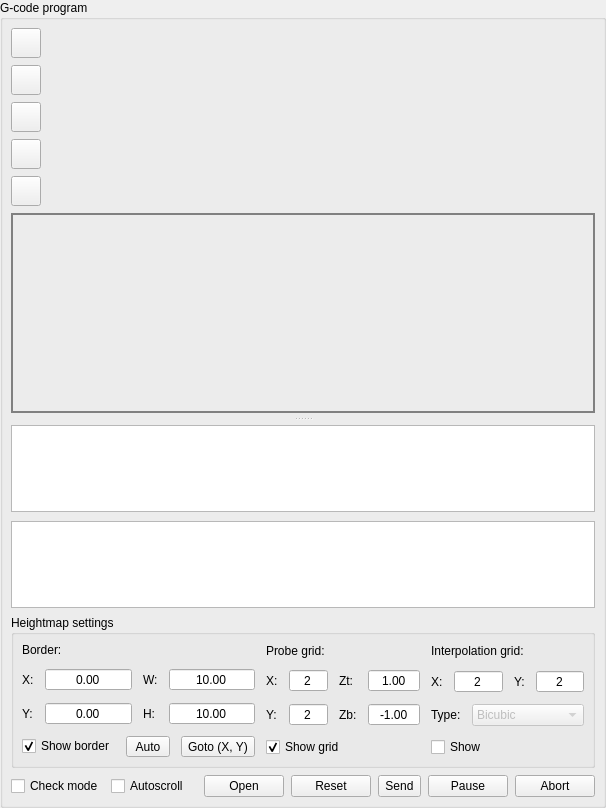
     <widget class="QGroupBox" name="grpProgram">
      <property name="title">
       <string>G-code program</string>
      </property>
      <property name="flat">
       <bool>false</bool>
      </property>
      <layout class="QVBoxLayout" name="verticalLayout_17" stretch="0,0,0,0,0,1,0,0">
       <property name="spacing">
        <number>7</number>
       </property>
       <property name="leftMargin">
        <number>8</number>
       </property>
       <property name="topMargin">
        <number>8</number>
       </property>
       <property name="rightMargin">
        <number>8</number>
       </property>
       <property name="bottomMargin">
        <number>8</number>
       </property>
       <item>
        <widget class="QToolButton" name="cmdIsometric">
         <property name="minimumSize">
          <size>
           <width>30</width>
           <height>30</height>
          </size>
         </property>
         <property name="toolTip">
          <string>Isometric view</string>
         </property>
         <property name="text">
          <string/>
         </property>
         <property name="icon">
          <iconset resource="images.qrc">
           <normaloff>:/images/cube.png</normaloff>:/images/cube.png</iconset>
         </property>
         <property name="iconSize">
          <size>
           <width>20</width>
           <height>20</height>
          </size>
         </property>
        </widget>
       </item>
       <item>
        <widget class="QToolButton" name="cmdTop">
         <property name="minimumSize">
          <size>
           <width>30</width>
           <height>30</height>
          </size>
         </property>
         <property name="toolTip">
          <string>Top view</string>
         </property>
         <property name="text">
          <string/>
         </property>
         <property name="icon">
          <iconset resource="images.qrc">
           <normaloff>:/images/cubeTop.png</normaloff>:/images/cubeTop.png</iconset>
         </property>
         <property name="iconSize">
          <size>
           <width>20</width>
           <height>20</height>
          </size>
         </property>
        </widget>
       </item>
       <item>
        <widget class="QToolButton" name="cmdFront">
         <property name="minimumSize">
          <size>
           <width>30</width>
           <height>30</height>
          </size>
         </property>
         <property name="toolTip">
          <string>Front view</string>
         </property>
         <property name="text">
          <string/>
         </property>
         <property name="icon">
          <iconset resource="images.qrc">
           <normaloff>:/images/cubeFront.png</normaloff>:/images/cubeFront.png</iconset>
         </property>
         <property name="iconSize">
          <size>
           <width>20</width>
           <height>20</height>
          </size>
         </property>
        </widget>
       </item>
       <item>
        <widget class="QToolButton" name="cmdLeft">
         <property name="minimumSize">
          <size>
           <width>30</width>
           <height>30</height>
          </size>
         </property>
         <property name="toolTip">
          <string>Left view</string>
         </property>
         <property name="text">
          <string/>
         </property>
         <property name="icon">
          <iconset resource="images.qrc">
           <normaloff>:/images/cubeLeft.png</normaloff>:/images/cubeLeft.png</iconset>
         </property>
         <property name="iconSize">
          <size>
           <width>20</width>
           <height>20</height>
          </size>
         </property>
        </widget>
       </item>
       <item>
        <widget class="QToolButton" name="cmdFit">
         <property name="minimumSize">
          <size>
           <width>30</width>
           <height>30</height>
          </size>
         </property>
         <property name="toolTip">
          <string>Fit</string>
         </property>
         <property name="text">
          <string/>
         </property>
         <property name="icon">
          <iconset resource="images.qrc">
           <normaloff>:/images/fit_1.png</normaloff>:/images/fit_1.png</iconset>
         </property>
         <property name="iconSize">
          <size>
           <width>20</width>
           <height>20</height>
          </size>
         </property>
        </widget>
       </item>
       <item>
        <widget class="QSplitter" name="splitter">
         <property name="orientation">
          <enum>Qt::Vertical</enum>
         </property>
         <property name="handleWidth">
          <number>12</number>
         </property>
         <widget class="QWidget" name="frame" native="true">
          <property name="sizePolicy">
           <sizepolicy hsizetype="Preferred" vsizetype="Minimum">
            <horstretch>0</horstretch>
            <verstretch>0</verstretch>
           </sizepolicy>
          </property>
          <property name="minimumSize">
           <size>
            <width>0</width>
            <height>200</height>
           </size>
          </property>
          <property name="styleSheet">
           <string notr="true">border: 1px solid gray;</string>
          </property>
          <layout class="QVBoxLayout" name="verticalLayout_8">
           <property name="leftMargin">
            <number>1</number>
           </property>
           <property name="topMargin">
            <number>1</number>
           </property>
           <property name="rightMargin">
            <number>1</number>
           </property>
           <property name="bottomMargin">
            <number>1</number>
           </property>
           <item>
            <widget class="GLWidget" name="glwVisualizer" native="true"/>
           </item>
          </layout>
         </widget>
         <widget class="QWidget" name="layoutWidget">
          <layout class="QVBoxLayout" name="verticalLayout_7">
           <property name="spacing">
            <number>9</number>
           </property>
           <item>
            <widget class="QTableView" name="tblProgram">
             <property name="font">
              <font>
               <pointsize>9</pointsize>
              </font>
             </property>
             <property name="contextMenuPolicy">
              <enum>Qt::CustomContextMenu</enum>
             </property>
             <property name="editTriggers">
              <set>QAbstractItemView::AnyKeyPressed|QAbstractItemView::DoubleClicked|QAbstractItemView::EditKeyPressed|QAbstractItemView::SelectedClicked</set>
             </property>
             <property name="selectionMode">
              <enum>QAbstractItemView::ContiguousSelection</enum>
             </property>
             <property name="selectionBehavior">
              <enum>QAbstractItemView::SelectRows</enum>
             </property>
             <property name="gridStyle">
              <enum>Qt::DashLine</enum>
             </property>
             <attribute name="horizontalHeaderHighlightSections">
              <bool>false</bool>
             </attribute>
             <attribute name="horizontalHeaderMinimumSectionSize">
              <number>50</number>
             </attribute>
             <attribute name="verticalHeaderVisible">
              <bool>false</bool>
             </attribute>
            </widget>
           </item>
           <item>
            <widget class="QTableView" name="tblHeightMap">
             <property name="alternatingRowColors">
              <bool>true</bool>
             </property>
             <property name="selectionMode">
              <enum>QAbstractItemView::SingleSelection</enum>
             </property>
             <property name="gridStyle">
              <enum>Qt::DashLine</enum>
             </property>
             <attribute name="horizontalHeaderVisible">
              <bool>false</bool>
             </attribute>
             <attribute name="horizontalHeaderDefaultSectionSize">
              <number>60</number>
             </attribute>
             <attribute name="horizontalHeaderHighlightSections">
              <bool>false</bool>
             </attribute>
             <attribute name="verticalHeaderVisible">
              <bool>false</bool>
             </attribute>
            </widget>
           </item>
          </layout>
         </widget>
        </widget>
       </item>
       <item>
        <widget class="QGroupBox" name="grpHeightMapSettings">
         <property name="title">
          <string>Heightmap settings</string>
         </property>
         <layout class="QHBoxLayout" name="horizontalLayout_20" stretch="1,1,1">
          <property name="spacing">
           <number>11</number>
          </property>
          <property name="leftMargin">
           <number>8</number>
          </property>
          <property name="topMargin">
           <number>8</number>
          </property>
          <property name="rightMargin">
           <number>8</number>
          </property>
          <property name="bottomMargin">
           <number>8</number>
          </property>
          <item>
           <layout class="QVBoxLayout" name="verticalLayout_18">
            <item>
             <widget class="QLabel" name="label_5">
              <property name="text">
               <string>Border:</string>
              </property>
             </widget>
            </item>
            <item>
             <layout class="QGridLayout" name="gridLayout">
              <item row="0" column="0">
               <widget class="QLabel" name="label_6">
                <property name="text">
                 <string>X:</string>
                </property>
               </widget>
              </item>
              <item row="0" column="1">
               <widget class="QDoubleSpinBox" name="txtHeightMapBorderX">
                <property name="sizePolicy">
                 <sizepolicy hsizetype="Expanding" vsizetype="Fixed">
                  <horstretch>0</horstretch>
                  <verstretch>0</verstretch>
                 </sizepolicy>
                </property>
                <property name="locale">
                 <locale language="C" country="AnyCountry"/>
                </property>
                <property name="alignment">
                 <set>Qt::AlignCenter</set>
                </property>
                <property name="buttonSymbols">
                 <enum>QAbstractSpinBox::NoButtons</enum>
                </property>
                <property name="minimum">
                 <double>-999.000000000000000</double>
                </property>
                <property name="maximum">
                 <double>999.000000000000000</double>
                </property>
               </widget>
              </item>
              <item row="1" column="3">
               <widget class="QDoubleSpinBox" name="txtHeightMapBorderHeight">
                <property name="sizePolicy">
                 <sizepolicy hsizetype="Expanding" vsizetype="Fixed">
                  <horstretch>0</horstretch>
                  <verstretch>0</verstretch>
                 </sizepolicy>
                </property>
                <property name="locale">
                 <locale language="C" country="AnyCountry"/>
                </property>
                <property name="alignment">
                 <set>Qt::AlignCenter</set>
                </property>
                <property name="buttonSymbols">
                 <enum>QAbstractSpinBox::NoButtons</enum>
                </property>
                <property name="minimum">
                 <double>-999.000000000000000</double>
                </property>
                <property name="maximum">
                 <double>999.000000000000000</double>
                </property>
                <property name="value">
                 <double>10.000000000000000</double>
                </property>
               </widget>
              </item>
              <item row="1" column="2">
               <widget class="QLabel" name="label_9">
                <property name="text">
                 <string>H:</string>
                </property>
               </widget>
              </item>
              <item row="1" column="1">
               <widget class="QDoubleSpinBox" name="txtHeightMapBorderY">
                <property name="sizePolicy">
                 <sizepolicy hsizetype="Expanding" vsizetype="Fixed">
                  <horstretch>0</horstretch>
                  <verstretch>0</verstretch>
                 </sizepolicy>
                </property>
                <property name="locale">
                 <locale language="C" country="AnyCountry"/>
                </property>
                <property name="alignment">
                 <set>Qt::AlignCenter</set>
                </property>
                <property name="buttonSymbols">
                 <enum>QAbstractSpinBox::NoButtons</enum>
                </property>
                <property name="minimum">
                 <double>-999.000000000000000</double>
                </property>
                <property name="maximum">
                 <double>999.000000000000000</double>
                </property>
               </widget>
              </item>
              <item row="1" column="0">
               <widget class="QLabel" name="label_7">
                <property name="text">
                 <string>Y:</string>
                </property>
               </widget>
              </item>
              <item row="0" column="2">
               <widget class="QLabel" name="label_8">
                <property name="text">
                 <string>W:</string>
                </property>
               </widget>
              </item>
              <item row="0" column="3">
               <widget class="QDoubleSpinBox" name="txtHeightMapBorderWidth">
                <property name="sizePolicy">
                 <sizepolicy hsizetype="Expanding" vsizetype="Fixed">
                  <horstretch>0</horstretch>
                  <verstretch>0</verstretch>
                 </sizepolicy>
                </property>
                <property name="locale">
                 <locale language="C" country="AnyCountry"/>
                </property>
                <property name="alignment">
                 <set>Qt::AlignCenter</set>
                </property>
                <property name="buttonSymbols">
                 <enum>QAbstractSpinBox::NoButtons</enum>
                </property>
                <property name="minimum">
                 <double>-999.000000000000000</double>
                </property>
                <property name="maximum">
                 <double>999.000000000000000</double>
                </property>
                <property name="value">
                 <double>10.000000000000000</double>
                </property>
               </widget>
              </item>
             </layout>
            </item>
            <item>
             <layout class="QHBoxLayout" name="horizontalLayout_18">
              <item>
               <widget class="QCheckBox" name="chkHeightMapBorderShow">
                <property name="text">
                 <string>Show border</string>
                </property>
                <property name="checked">
                 <bool>true</bool>
                </property>
               </widget>
              </item>
              <item>
               <widget class="StyledToolButton" name="cmdHeightMapBorderAuto">
                <property name="minimumSize">
                 <size>
                  <width>44</width>
                  <height>18</height>
                 </size>
                </property>
                <property name="text">
                 <string>Auto</string>
                </property>
               </widget>
              </item>
              <item>
               <widget class="QToolButton" name="cmdHeightMapGotoXY">
                <property name="text">
                 <string>Goto (X, Y)</string>
                </property>
               </widget>
              </item>
             </layout>
            </item>
           </layout>
          </item>
          <item>
           <layout class="QVBoxLayout" name="verticalLayout_19">
            <item>
             <widget class="QLabel" name="label_10">
              <property name="text">
               <string>Probe grid:</string>
              </property>
             </widget>
            </item>
            <item>
             <layout class="QGridLayout" name="gridLayout_4">
              <item row="0" column="0">
               <widget class="QLabel" name="label_12">
                <property name="text">
                 <string>X:</string>
                </property>
               </widget>
              </item>
              <item row="0" column="1">
               <widget class="QDoubleSpinBox" name="txtHeightMapGridX">
                <property name="sizePolicy">
                 <sizepolicy hsizetype="Expanding" vsizetype="Fixed">
                  <horstretch>0</horstretch>
                  <verstretch>0</verstretch>
                 </sizepolicy>
                </property>
                <property name="locale">
                 <locale language="C" country="AnyCountry"/>
                </property>
                <property name="alignment">
                 <set>Qt::AlignCenter</set>
                </property>
                <property name="buttonSymbols">
                 <enum>QAbstractSpinBox::NoButtons</enum>
                </property>
                <property name="decimals">
                 <number>0</number>
                </property>
                <property name="minimum">
                 <double>2.000000000000000</double>
                </property>
                <property name="maximum">
                 <double>1000.000000000000000</double>
                </property>
                <property name="value">
                 <double>2.000000000000000</double>
                </property>
               </widget>
              </item>
              <item row="0" column="5">
               <widget class="QDoubleSpinBox" name="txtHeightMapGridZTop">
                <property name="sizePolicy">
                 <sizepolicy hsizetype="Expanding" vsizetype="Fixed">
                  <horstretch>0</horstretch>
                  <verstretch>0</verstretch>
                 </sizepolicy>
                </property>
                <property name="locale">
                 <locale language="C" country="AnyCountry"/>
                </property>
                <property name="alignment">
                 <set>Qt::AlignCenter</set>
                </property>
                <property name="buttonSymbols">
                 <enum>QAbstractSpinBox::NoButtons</enum>
                </property>
                <property name="minimum">
                 <double>-999.000000000000000</double>
                </property>
                <property name="maximum">
                 <double>999.000000000000000</double>
                </property>
                <property name="value">
                 <double>1.000000000000000</double>
                </property>
               </widget>
              </item>
              <item row="1" column="5">
               <widget class="QDoubleSpinBox" name="txtHeightMapGridZBottom">
                <property name="sizePolicy">
                 <sizepolicy hsizetype="Expanding" vsizetype="Fixed">
                  <horstretch>0</horstretch>
                  <verstretch>0</verstretch>
                 </sizepolicy>
                </property>
                <property name="locale">
                 <locale language="C" country="AnyCountry"/>
                </property>
                <property name="alignment">
                 <set>Qt::AlignCenter</set>
                </property>
                <property name="buttonSymbols">
                 <enum>QAbstractSpinBox::NoButtons</enum>
                </property>
                <property name="minimum">
                 <double>-999.000000000000000</double>
                </property>
                <property name="maximum">
                 <double>999.000000000000000</double>
                </property>
                <property name="value">
                 <double>-1.000000000000000</double>
                </property>
               </widget>
              </item>
              <item row="1" column="1">
               <widget class="QDoubleSpinBox" name="txtHeightMapGridY">
                <property name="sizePolicy">
                 <sizepolicy hsizetype="Expanding" vsizetype="Fixed">
                  <horstretch>0</horstretch>
                  <verstretch>0</verstretch>
                 </sizepolicy>
                </property>
                <property name="locale">
                 <locale language="C" country="AnyCountry"/>
                </property>
                <property name="alignment">
                 <set>Qt::AlignCenter</set>
                </property>
                <property name="buttonSymbols">
                 <enum>QAbstractSpinBox::NoButtons</enum>
                </property>
                <property name="decimals">
                 <number>0</number>
                </property>
                <property name="minimum">
                 <double>2.000000000000000</double>
                </property>
                <property name="maximum">
                 <double>1000.000000000000000</double>
                </property>
                <property name="value">
                 <double>2.000000000000000</double>
                </property>
               </widget>
              </item>
              <item row="1" column="3">
               <widget class="QLabel" name="label_11">
                <property name="text">
                 <string>Zb:</string>
                </property>
               </widget>
              </item>
              <item row="1" column="0">
               <widget class="QLabel" name="label_13">
                <property name="text">
                 <string>Y:</string>
                </property>
               </widget>
              </item>
              <item row="0" column="3">
               <widget class="QLabel" name="label_14">
                <property name="text">
                 <string>Zt:</string>
                </property>
               </widget>
              </item>
             </layout>
            </item>
            <item>
             <layout class="QHBoxLayout" name="horizontalLayout_19">
              <item>
               <widget class="QCheckBox" name="chkHeightMapGridShow">
                <property name="text">
                 <string>Show grid</string>
                </property>
                <property name="checked">
                 <bool>true</bool>
                </property>
               </widget>
              </item>
              <item>
               <spacer name="horizontalSpacer_6">
                <property name="orientation">
                 <enum>Qt::Horizontal</enum>
                </property>
                <property name="sizeHint" stdset="0">
                 <size>
                  <width>40</width>
                  <height>1</height>
                 </size>
                </property>
               </spacer>
              </item>
             </layout>
            </item>
           </layout>
          </item>
          <item>
           <layout class="QVBoxLayout" name="verticalLayout_20">
            <item>
             <widget class="QLabel" name="label_16">
              <property name="text">
               <string>Interpolation grid:</string>
              </property>
             </widget>
            </item>
            <item>
             <layout class="QGridLayout" name="gridLayout_6">
              <item row="1" column="2">
               <widget class="QLabel" name="label_19">
                <property name="text">
                 <string>Y:</string>
                </property>
               </widget>
              </item>
              <item row="1" column="0">
               <widget class="QLabel" name="label_18">
                <property name="text">
                 <string>X:</string>
                </property>
               </widget>
              </item>
              <item row="1" column="1">
               <widget class="QDoubleSpinBox" name="txtHeightMapInterpolationStepX">
                <property name="sizePolicy">
                 <sizepolicy hsizetype="Expanding" vsizetype="Fixed">
                  <horstretch>0</horstretch>
                  <verstretch>0</verstretch>
                 </sizepolicy>
                </property>
                <property name="locale">
                 <locale language="C" country="AnyCountry"/>
                </property>
                <property name="alignment">
                 <set>Qt::AlignCenter</set>
                </property>
                <property name="buttonSymbols">
                 <enum>QAbstractSpinBox::NoButtons</enum>
                </property>
                <property name="decimals">
                 <number>0</number>
                </property>
                <property name="minimum">
                 <double>2.000000000000000</double>
                </property>
                <property name="maximum">
                 <double>1000.000000000000000</double>
                </property>
                <property name="value">
                 <double>2.000000000000000</double>
                </property>
               </widget>
              </item>
              <item row="1" column="3">
               <widget class="QDoubleSpinBox" name="txtHeightMapInterpolationStepY">
                <property name="sizePolicy">
                 <sizepolicy hsizetype="Expanding" vsizetype="Fixed">
                  <horstretch>0</horstretch>
                  <verstretch>0</verstretch>
                 </sizepolicy>
                </property>
                <property name="locale">
                 <locale language="C" country="AnyCountry"/>
                </property>
                <property name="alignment">
                 <set>Qt::AlignCenter</set>
                </property>
                <property name="buttonSymbols">
                 <enum>QAbstractSpinBox::NoButtons</enum>
                </property>
                <property name="decimals">
                 <number>0</number>
                </property>
                <property name="minimum">
                 <double>2.000000000000000</double>
                </property>
                <property name="maximum">
                 <double>1000.000000000000000</double>
                </property>
                <property name="value">
                 <double>2.000000000000000</double>
                </property>
               </widget>
              </item>
             </layout>
            </item>
            <item>
             <layout class="QHBoxLayout" name="horizontalLayout_23" stretch="0,0">
              <item>
               <widget class="QLabel" name="label_17">
                <property name="text">
                 <string>Type:</string>
                </property>
               </widget>
              </item>
              <item>
               <widget class="QComboBox" name="cboHeightMapInterpolationType">
                <property name="enabled">
                 <bool>false</bool>
                </property>
                <property name="sizePolicy">
                 <sizepolicy hsizetype="Expanding" vsizetype="Fixed">
                  <horstretch>0</horstretch>
                  <verstretch>0</verstretch>
                 </sizepolicy>
                </property>
                <item>
                 <property name="text">
                  <string>Bicubic</string>
                 </property>
                </item>
               </widget>
              </item>
             </layout>
            </item>
            <item>
             <layout class="QHBoxLayout" name="horizontalLayout_24">
              <item>
               <widget class="QCheckBox" name="chkHeightMapInterpolationShow">
                <property name="text">
                 <string>Show</string>
                </property>
               </widget>
              </item>
              <item>
               <spacer name="horizontalSpacer_8">
                <property name="orientation">
                 <enum>Qt::Horizontal</enum>
                </property>
                <property name="sizeHint" stdset="0">
                 <size>
                  <width>40</width>
                  <height>1</height>
                 </size>
                </property>
               </spacer>
              </item>
             </layout>
            </item>
           </layout>
          </item>
         </layout>
        </widget>
       </item>
       <item>
        <layout class="QHBoxLayout" name="horizontalLayout_3">
         <item>
          <widget class="QCheckBox" name="chkTestMode">
           <property name="sizePolicy">
            <sizepolicy hsizetype="Preferred" vsizetype="Fixed">
             <horstretch>0</horstretch>
             <verstretch>0</verstretch>
            </sizepolicy>
           </property>
           <property name="minimumSize">
            <size>
             <width>22</width>
             <height>0</height>
            </size>
           </property>
           <property name="text">
            <string>Check mode</string>
           </property>
          </widget>
         </item>
         <item>
          <widget class="QCheckBox" name="chkAutoScroll">
           <property name="sizePolicy">
            <sizepolicy hsizetype="Preferred" vsizetype="Fixed">
             <horstretch>0</horstretch>
             <verstretch>0</verstretch>
            </sizepolicy>
           </property>
           <property name="minimumSize">
            <size>
             <width>22</width>
             <height>0</height>
            </size>
           </property>
           <property name="text">
            <string>Autoscroll</string>
           </property>
          </widget>
         </item>
         <item>
          <spacer name="spacerBot">
           <property name="orientation">
            <enum>Qt::Horizontal</enum>
           </property>
           <property name="sizeHint" stdset="0">
            <size>
             <width>8</width>
             <height>20</height>
            </size>
           </property>
          </spacer>
         </item>
         <item>
          <widget class="QPushButton" name="cmdFileOpen">
           <property name="text">
            <string>Open</string>
           </property>
          </widget>
         </item>
         <item>
          <widget class="QPushButton" name="cmdFileReset">
           <property name="text">
            <string>Reset</string>
           </property>
          </widget>
         </item>
         <item>
          <widget class="QToolButton" name="cmdFileSend">
           <property name="sizePolicy">
            <sizepolicy hsizetype="Minimum" vsizetype="Minimum">
             <horstretch>0</horstretch>
             <verstretch>0</verstretch>
            </sizepolicy>
           </property>
           <property name="baseSize">
            <size>
             <width>93</width>
             <height>0</height>
            </size>
           </property>
           <property name="text">
            <string>Send</string>
           </property>
          </widget>
         </item>
         <item>
          <widget class="QPushButton" name="cmdFilePause">
           <property name="text">
            <string>Pause</string>
           </property>
           <property name="checkable">
            <bool>true</bool>
           </property>
          </widget>
         </item>
         <item>
          <widget class="QPushButton" name="cmdFileAbort">
           <property name="text">
            <string>Abort</string>
           </property>
          </widget>
         </item>
        </layout>
       </item>
      </layout>
     </widget>
